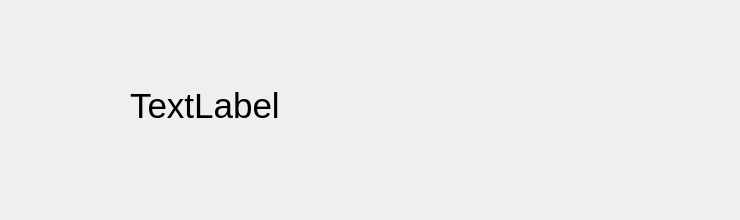
<?xml version="1.0" encoding="UTF-8"?>
<ui version="4.0">
 <class>repliqueWidgetForm</class>
 <widget class="QWidget" name="repliqueWidgetForm">
  <property name="geometry">
   <rect>
    <x>0</x>
    <y>0</y>
    <width>740</width>
    <height>220</height>
   </rect>
  </property>
  <property name="maximumSize">
   <size>
    <width>740</width>
    <height>220</height>
   </size>
  </property>
  <property name="windowTitle">
   <string>Form</string>
  </property>
  <widget class="QLabel" name="speakCharac">
   <property name="geometry">
    <rect>
     <x>0</x>
     <y>0</y>
     <width>120</width>
     <height>150</height>
    </rect>
   </property>
   <property name="text">
    <string/>
   </property>
   <property name="pixmap">
    <pixmap resource="resource.qrc">:/charac/ressources/images/sprites/charac/Commandante.png</pixmap>
   </property>
   <property name="scaledContents">
    <bool>true</bool>
   </property>
   <property name="wordWrap">
    <bool>false</bool>
   </property>
   <property name="openExternalLinks">
    <bool>false</bool>
   </property>
  </widget>
  <widget class="QLabel" name="replique">
   <property name="geometry">
    <rect>
     <x>130</x>
     <y>10</y>
     <width>601</width>
     <height>192</height>
    </rect>
   </property>
   <property name="text">
    <string>&lt;html&gt;&lt;head/&gt;&lt;body&gt;&lt;p&gt;&lt;span style=&quot; font-size:26pt;&quot;&gt;TextLabel&lt;/span&gt;&lt;/p&gt;&lt;/body&gt;&lt;/html&gt;</string>
   </property>
  </widget>
 </widget>
 <resources>
  <include location="resource.qrc"/>
 </resources>
 <connections/>
</ui>
